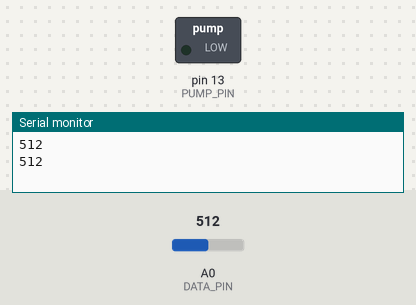
A sketch run on a simulated Arduino Uno, built with avr-gcc and run on an emulated ATmega328P. Shown: switched loads named in the sketch (green lamp = pin HIGH), the last lines printed to the serial monitor. Inputs (shaded band) come from the test bench; at power-on: A0 (DATA_PIN) = 512.

Above: at 1.8 s.
1.9 s: A0 (DATA_PIN) set to 583
3.4 s: A0 (DATA_PIN) set to 616
At 5.1 s:
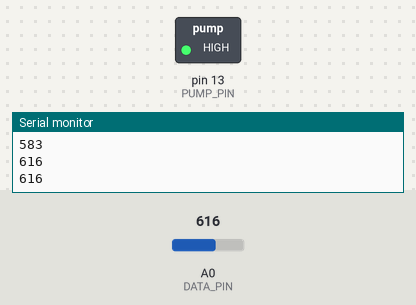
5.5 s: A0 (DATA_PIN) set to 590
At 6.6 s:
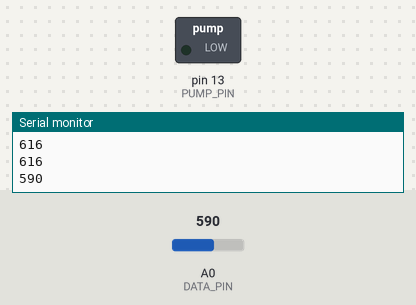
7.5 s: A0 (DATA_PIN) set to 610
At 9.4 s:
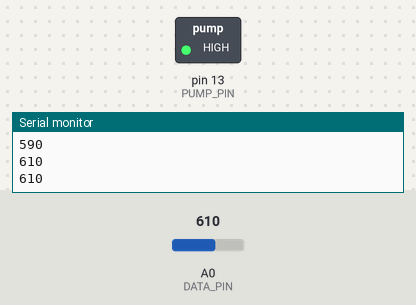
Timing chart, 0 to 10.5 s (numbered marks = the images above; inputs shaded):
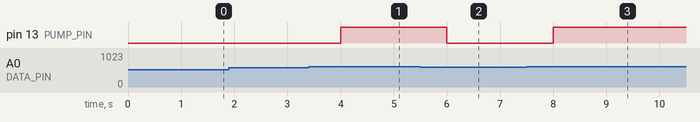

Measured:
- the behaviour switches between 600 and 601 on A0 (DATA_PIN) (found by bisection; images 0 and 1)
- after the input at 3.4 s, pin 13 (PUMP_PIN): LOW → HIGH after 0.60 s
- after the input at 5.5 s, pin 13 (PUMP_PIN): HIGH → LOW after 0.50 s
- after the input at 7.5 s, pin 13 (PUMP_PIN): LOW → HIGH after 0.50 s

The sketch:

WaterSensor.ino
```cpp
const int DATA_PIN = A0;
int waterValue = 0;

const int PUMP_PIN = 13; // Water Pump Pin

void setup() {
  // put your setup code here, to run once:
  Serial.begin(9600);
  pinMode(PUMP_PIN, OUTPUT);
  digitalWrite(PUMP_PIN, HIGH);
}

void loop() {
  // put your main code here, to run repeatedly:
  waterValue = analogRead(DATA_PIN);
  Serial.println(waterValue);

  if (waterValue > 600) {
    digitalWrite(PUMP_PIN, HIGH);
  }
  else {
    digitalWrite(PUMP_PIN, LOW);
  }
  delay(1000);
}
```
